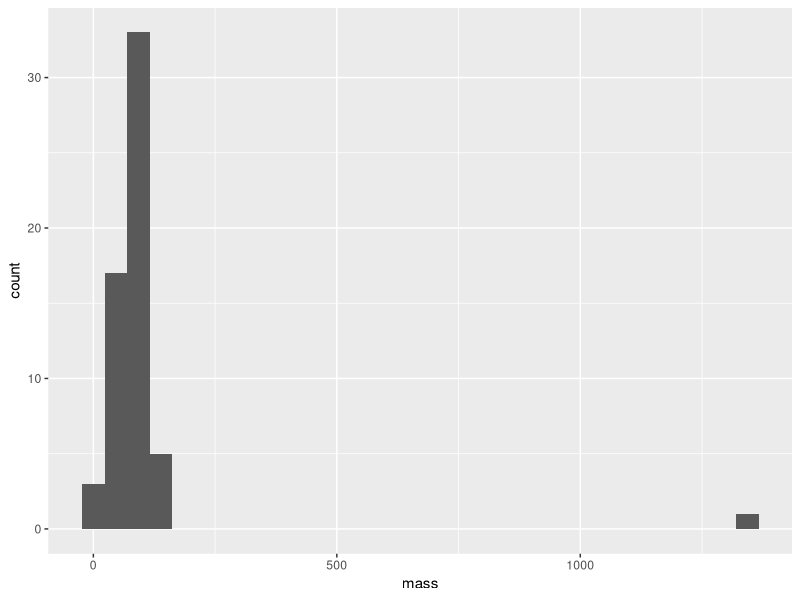

The R script that drew this image: (Note: this script raises an error after producing the figure.)
library(tidyverse)
library(openxlsx)
library(viridis)
library(scales)
library(rlang)

# https://cran.r-project.org/web/packages/openxlsx/vignettes/
# https://cran.r-project.org/web/packages/openxlsx/vignettes/Introduction.pdf
# https://cran.r-project.org/web/packages/openxlsx/vignettes/formatting.pdf

# setwd
setwd("C:/Users/Stephen/Desktop/R/openxlsx")

# save data as xlsx
starwars %>% write.xlsx(file = "starwars_dataframe.xlsx", asTable = FALSE)
starwars %>% write.xlsx(file = "starwars_dataframe_as_table.xlsx", asTable = TRUE)

# save multiple dataframes to xlsx with sheet names
sheet_names_and_data_list <- list("starwars_sheet" = starwars, "iris_sheet" = iris)
write.xlsx(x = sheet_names_and_data_list, file = "starwars_and_iris.xlsx", asTable = FALSE)


###############################################################


# create basic workbook
wb <- createWorkbook()
addWorksheet(wb, sheetName = "starwars")
addWorksheet(wb, sheetName = "starwars_plot")

# write data 
# note that sheet argument can be the name of sheet, or the number of sheet (eg "starwars" or 1)
writeData(wb, sheet = "starwars", x = starwars)
writeData(wb, sheet = 1, x = starwars)

# insert plot
plot <- starwars %>% ggplot(data = ., aes(x = mass)) + geom_histogram()
plot
insertPlot(wb, sheet = "starwars_plot", xy = c("B", 2)) ## insert plot at cell B2



## set default border Colour and style
wb <- createWorkbook()
options("openxlsx.borderColour" = "#4F80BD")
options("openxlsx.borderStyle" = "thin")
modifyBaseFont(wb, fontSize = 10, fontName = "Arial Narrow")

# add worksheet 
# note that it gets a sheetName, but is still referred to as sheet = 1 in writeDataTable and writeData functions
addWorksheet(wb, sheetName = "starwars", gridLines = FALSE)
addWorksheet(wb, sheetName = "Iris", gridLines = FALSE)

## sheet 1
freezePane(wb, sheet = 1, firstRow = TRUE, firstCol = TRUE) ## freeze first row and column
writeData(wb, sheet = 1, x = starwars,
               colNames = TRUE, rowNames = TRUE)
setColWidths(wb, sheet = 1, cols = "A", widths = 18)


##########


# open a temporary version of workbook in excel
openXL(wb)

# save workbook
saveWorkbook(wb, file = "Date Formatting.xlsx", overwrite = TRUE)



#############################################################################


# merge cells

## Create a new workbook
wb <- createWorkbook()

## Add a worksheet
addWorksheet(wb, "Sheet 1")
addWorksheet(wb, "Sheet 2")

# add data
writeData(wb, sheet = "Sheet 1", x = iris)

# add a row of data - note that writeData overwrites existing data
new_row <- map_dfc(.x = names(iris), .f = function(.x) {var_name_sym <- sym(.x)
                                                        tibble(!!var_name_sym := .x)})
new_row
writeData(wb, sheet = "Sheet 1", x = new_row, startCol = 1, startRow = 2, colNames = FALSE)

## Merge cells to make second header - note that the upper-left-most cell value is retained for new merged cell
mergeCells(wb, "Sheet 1", cols = 1:2, rows = 1)
mergeCells(wb, "Sheet 1", cols = 3:4, rows = 1)
writeData(wb, "Sheet 1", x = tibble(v1 = "Sepal", v2 = NA, v3 = "Petal"),
          startCol = 1, startRow = 1, colNames = FALSE)

## remove merged cells
removeCellMerge(wb, "Sheet 1", cols = 1:4, rows = 1) # removes any intersecting merges


##########


# open a temporary version of workbook in excel
openXL(wb)

# save workbook
saveWorkbook(wb, file = "merge_cell_example.xlsx", overwrite = TRUE)


#############################################################################3


# headers and footers

## Create a new workbook
wb <- createWorkbook()

## Add a worksheet
addWorksheet(wb, "Sheet 1")

# add data
writeData(wb, sheet = "Sheet 1", x = head(iris))

# headers and footers
setHeaderFooter(wb, sheet = "Sheet 1",  
                header = c("ODD HEAD LEFT", "ODD HEAD CENTER", "ODD HEAD RIGHT"),
                footer = c("ODD FOOT RIGHT", "ODD FOOT CENTER", "ODD FOOT RIGHT"),
                evenHeader = c("EVEN HEAD LEFT", "EVEN HEAD CENTER", "EVEN HEAD RIGHT"),
                evenFooter = c("EVEN FOOT RIGHT", "EVEN FOOT CENTER", "EVEN FOOT RIGHT"),
                firstHeader = c("TOP", "OF FIRST", "PAGE"),
                firstFooter = c("BOTTOM", "OF FIRST", "PAGE"))


##########


# open a temporary version of workbook in excel
openXL(wb)

# save workbook
saveWorkbook(wb, file = "headers_and_footers_example.xlsx", overwrite = TRUE)


##############################################################################


# formatting

# create data
df <- data.frame("Date" = Sys.Date()-0:4,
                 "Logical" = c(TRUE, FALSE, TRUE, TRUE, FALSE),
                 "Currency" = paste("$",-2:2),
                 "Accounting" = -2:2,
                 "hLink" = "https://CRAN.R-project.org/",
                 "Percentage" = seq(-1, 1, length.out=5),
                 "TinyNumber" = runif(5) / 1E9, stringsAsFactors = FALSE)
df
glimpse(df)

# set classes of data
class(df$Currency) <- "currency"
class(df$Accounting) <- "accounting"
class(df$hLink) <- "hyperlink"
class(df$Percentage) <- "percentage"
class(df$TinyNumber) <- "scientific"

# optional global settings
options("openxlsx.borderStyle" = "thin")
options("openxlsx.borderColour" = "#4F81BD")

# create a workbook 
wb <- createWorkbook()
# str(wb)
class(wb)

# add a worksheet
addWorksheet(wb, sheetName = "writeData auto-formatting")

# add data
writeData(wb, sheet = 1, x = df, startRow = 2, startCol = 2)
writeData(wb, sheet = 1, x = df, startRow = 9, startCol = 2, borders = "surrounding")
writeData(wb, sheet = 1, x = df, startRow = 16, startCol = 2, borders = "rows")
writeData(wb, sheet = 1, x = df, startRow = 23, startCol = 2, borders ="columns")
writeData(wb, sheet = 1, x = df, startRow = 30, startCol = 2, borders ="all")

# create headerStyle
hs1 <- createStyle(fgFill = "#4F81BD", halign = "CENTER", textDecoration = "Bold",
                   border = "Bottom", fontColour = "white")

# add data with header style
writeData(wb, 1, df, startRow = 16, startCol = 10, headerStyle = hs1,
          borders = "rows", borderStyle = "medium")

## to change the display text for a hyperlink column just write over those cells
writeData(wb, sheet = 1, x = paste("Hyperlink", 1:5), startRow = 17, startCol = 14)

## writing as an Excel Table
addWorksheet(wb, sheetName = "writeDataTable")
writeDataTable(wb, 2, df, startRow = 2, startCol = 2)
writeDataTable(wb, 2, df, startRow = 9, startCol = 2, tableStyle = "TableStyleLight9")
writeDataTable(wb, 2, df, startRow = 16, startCol = 2, tableStyle = "TableStyleLight2")
writeDataTable(wb, 2, df, startRow = 23, startCol = 2, tableStyle = "TableStyleMedium21")


##########


# open a temporary version of workbook in excel
openXL(wb)

# save workbook
saveWorkbook(wb, file = "Date Formatting.xlsx", overwrite = TRUE)



#############################################################################



# dates

# data.frame of dates
dates <- data.frame("d1" = Sys.Date() - 0:4)
for(i in 1:3) dates <- cbind(dates, dates)
names(dates) <- paste0("d", 1:8)
dates

## Date Formatting
wb <- createWorkbook()
addWorksheet(wb, sheetName = "Date Formatting", gridLines = FALSE)
writeData(wb, sheet = 1, x = dates) ## write without styling

## openxlsx converts columns of class "Date" to Excel dates with the format given by
getOption("openxlsx.dateFormat", "mm/dd/yyyy")

## this can be set via (for example)
options("openxlsx.dateFormat" = "yyyy/mm/dd")
## custom date formats can be made up of any combination of:
## d, dd, ddd, dddd, m, mm, mmm, mmmm, mmmmm, yy, yyyy

# re-write dates using new format
writeData(wb, sheet = 1, x = dates) ## write without styling

# can also create custom styles, as opposed to setting global options
## some custom date format examples
sty <- createStyle(numFmt = "m/d/yy")
addStyle(wb, sheet = 1, style = sty, rows = 2:11, cols = 2, gridExpand = TRUE)

# set column width
setColWidths(wb, sheet = 1, cols = 1:10, widths = 23)


##############


# open a temporary version of workbook in excel
openXL(wb)

# save workbook
saveWorkbook(wb, file = "Date Formatting v1.xlsx", overwrite = TRUE)


####################################################################################


# conditional formatting

# create workbook
wb <- createWorkbook()

# add worksheets
addWorksheet(wb, sheet = "cellIs")
addWorksheet(wb, sheet = "Moving Row")
addWorksheet(wb, sheet = "Moving Col")
addWorksheet(wb, sheet = "Dependent on 1")
addWorksheet(wb, sheet = "Duplicates")
addWorksheet(wb, sheet = "containsText")
addWorksheet(wb, sheet = "colourScale", zoom = 30)
addWorksheet(wb, sheet = "databar")

# create styles
negStyle <- createStyle(fontColour = "#9C0006", bgFill = "#FFC7CE")
posStyle <- createStyle(fontColour = "#006100", bgFill = "#C6EFCE")

# rule applies to all each cell in range
writeData(wb, "cellIs", x = -5:5)
writeData(wb, "cellIs", x = LETTERS[1:11], startCol = 2)
conditionalFormatting(wb, "cellIs", cols = 1, rows = 1:11, rule = "!=0", style = negStyle)
conditionalFormatting(wb, "cellIs", cols = 1, rows = 1:11, rule = "==0", style = posStyle)

## highlight row dependent on specific column value
writeData(wb, "Moving Row", x = -5:5)
writeData(wb, "Moving Row", x = LETTERS[1:11], startCol = 2)
conditionalFormatting(wb, "Moving Row", cols = 1:2, rows = 1:11, rule = "$A1<0", style = negStyle)
conditionalFormatting(wb, "Moving Row", cols = 1:2, rows = 1:11, rule = "$A1>0", style = posStyle)

## highlight column dependent on specific row value
writeData(wb, "Moving Col", x= -5:5)
writeData(wb, "Moving Col", x = LETTERS[1:11], startCol=2)
conditionalFormatting(wb, "Moving Col", cols = 1:2, rows = 1:11, rule = "A$1<0", style = negStyle)
conditionalFormatting(wb, "Moving Col", cols = 1:2, rows = 1:11, rule = "A$1>0", style = posStyle)

## highlight entire range cols X rows dependent only on cell A1
writeData(wb, "Dependent on 1", -5:5)
writeData(wb, "Dependent on 1", LETTERS[1:11], startCol=2)
conditionalFormatting(wb, "Dependent on 1", cols=1:2, rows=1:11, rule="$A$1<0", style = negStyle)
conditionalFormatting(wb, "Dependent on 1", cols=1:2, rows=1:11, rule="$A$1>0", style = posStyle)

## highlight duplicates using default style
writeData(wb, "Duplicates", sample(LETTERS[1:15], size = 10, replace = TRUE))
conditionalFormatting(wb, "Duplicates", cols = 1, rows = 1:10, type = "duplicates")

## cells containing text
fn <- function(x) paste(sample(LETTERS, 10), collapse = "-")
writeData(wb, "containsText", sapply(1:10, fn))
conditionalFormatting(wb, "containsText", cols = 1, rows = 1:10, type = "contains", rule = "A")

## colourscale colours cells based on cell value
# having trouble getting colourScale formatting to work
df <- tibble(character_var = c(1, 2, "g", 3), numeric_var1 = c(5, 6, 7, 8), 
             numeric_var2 = c(10, 11, 12, 13), numeric_var3 = c(20, 21, 22, 23))
df

# get color hex values
show_col(viridis_pal()(10))
viridis_pal()(10)

writeData(wb, "colourScale", df) ## write data.frame
## rule is a vector or colours of length 2 or 3 (any hex colour or any of colours())
## If rule is NULL, min and max of cells is used. Rule must be the same length as style or NULL.
conditionalFormatting(wb, "colourScale", cols = 1:(ncol(df) + 1), rows = 1:(nrow(df) + 1),
                      # use viridis min/max 
                      # note i need to remove "FF" on end of viridis hex to 'valid' get 6 digit hex
                      style = c("#440154", "#FDE725"),
                      
                      # style = c(createStyle(bgFill = "#440154"), createStyle(bgFill = "#FDE725")),
                      # rule = c(0, 255),
                      rule = NULL,
                      type = "colourScale")
setColWidths(wb, "colourScale", cols = 1:ncol(df), widths = 10)
setRowHeights(wb, "colourScale", rows = 1:nrow(df), heights = 15)

## Databars
writeData(wb, "databar", -5:5)
conditionalFormatting(wb, "databar", cols = 1, rows = 1:12, type = "databar") ## Default colours


##############


# open a temporary version of workbook in excel
openXL(wb)

# save workbook
saveWorkbook(wb, file = "Date Formatting v2.xlsx", overwrite = TRUE)
